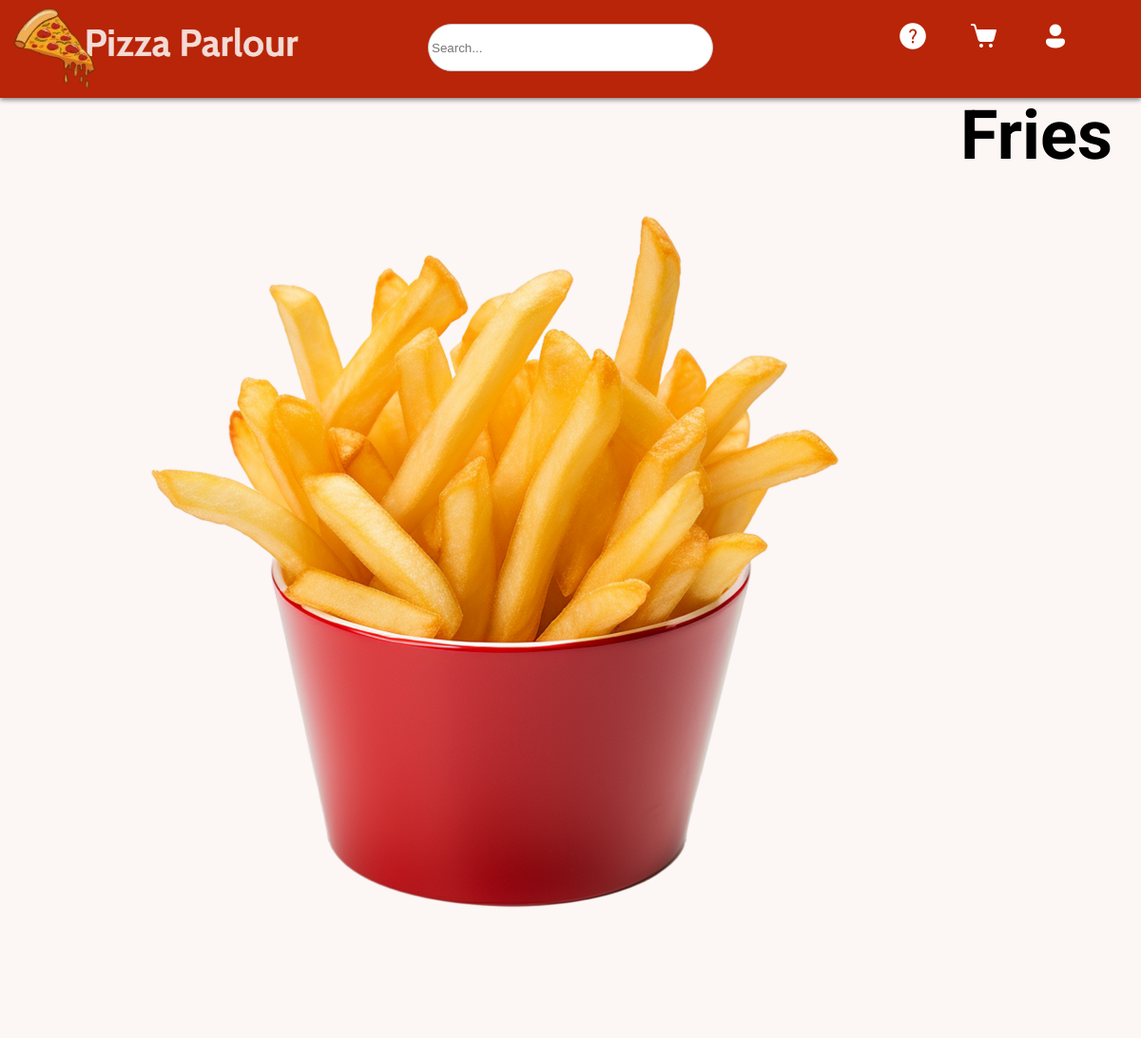
Page /products/fries on the committed database.
### products/models.py (models this page shows, shortened)
class Product(models.Model):
    name = models.CharField(max_length=30)
    slug = models.SlugField()
    price = models.DecimalField(max_digits=4, decimal_places=2)
    description = models.TextField()
    image = models.ImageField(default='fallback.png', blank=True)

### products/views.py (the view)
# urls.py: path('<slug:slug>', views.product_page, name="page"),
def product_page(request, slug):
    product = Product.objects.get(slug=slug)
    return render(request, 'products/product.html', {'product': product})

### products/templates/products/product.html (shortened to what this page needs)
{% extends "layout.html" %}
{% block content %}
    <section>
        <div class="container">
            <div></div>
            <div class=two-column>
                <div>
                    <div class='expanded-image'>
                        <img src="{{ product.image.url }}" alt="{{ product.name }}">
                    </div>
                </div>
                <div>
                    <h2>{{ product.name }}</h2>
                </div>
            </div>
            <div></div>
        </div>
    </section>
{% endblock %}

### static/css/style.css (style rules this page uses)
* { margin: 0; padding: 0; box-sizing: border-box; }
body { min-height: 100vh; background-color: rgb(252,246,245); color: rgb(0,0,0); font-family: "Roboto", "consolas", sans-serif; font-size: 3rem; }
.container { display: grid; grid-template-columns: 1fr 4fr 1fr; }
img { align-items: center; }
.two-column { display: grid; grid-template-columns: 1fr 3fr; width: 100%; }
.expanded-image { width: 100%; }

### rows in the picture
Product: image (picture), name "Fries"
